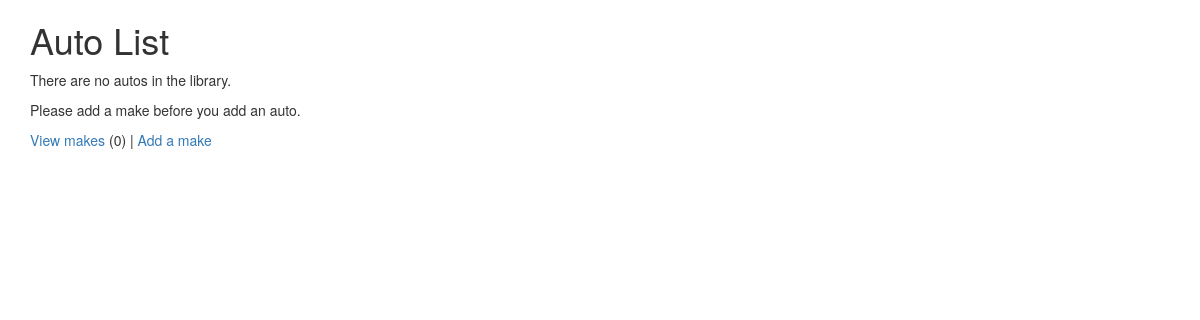
Before: /autos/ (signed in) with the older database file.
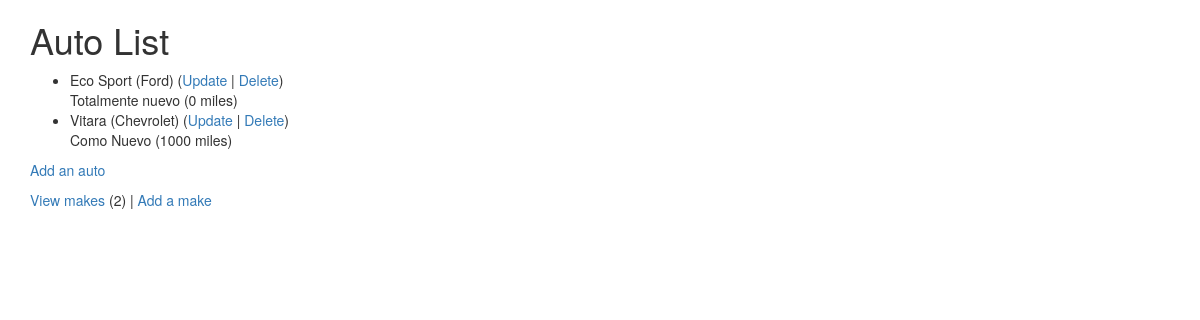
After: the same page with the newer database file.
### autos/models.py (models this page shows, shortened)
class Auto(models.Model):
    nickname = models.CharField(
            max_length=200,
            validators=[MinLengthValidator(2, "Nickname must be greater than 1 character")]
    )
    mileage = models.PositiveIntegerField()
    comments = models.CharField(max_length=300)
    make = models.ForeignKey('Make', on_delete=models.CASCADE, null=False)

class Make(models.Model):
    name = models.CharField(
            max_length=200,
            help_text='Enter a make (e.g. Dodge)',
            validators=[MinLengthValidator(2, "Make must be greater than 1 character")]
    )
    def __str__(self):
        return self.name

### autos/views.py (the view)
# urls.py: path('', views.MainView.as_view(), name='all'),
class MainView(LoginRequiredMixin, View):
    def get(self, request):
        mc = Make.objects.all().count()
        al = Auto.objects.all()
        ctx = {'make_count': mc, 'auto_list': al}
        return render(request, 'autos/auto_list.html', ctx)

### autos/templates/autos/auto_list.html
{% extends "base_bootstrap.html" %}
{% block content %}
  <h1>Auto List</h1>
  {% if auto_list %}
  <ul>
    {% for auto in auto_list %}
      <li>
          {{ auto.nickname }} ({{ auto.make }})
          (<a href="{% url 'autos:auto_update' auto.id %}">Update</a> |
          <a href="{% url 'autos:auto_delete' auto.id %}">Delete</a>) <br/>
          {{ auto.comments }} ({{ auto.mileage }} miles)
      </li>
    {% endfor %}
  </ul>
  {% else %}
    <p>There are no autos in the library.</p>
  {% endif %}
  <p>
    {% if make_count > 0 %}
      <a href="{% url 'autos:auto_create' %}">Add an auto</a>
    {% else %}
      Please add a make before you add an auto.
    {% endif %}
  </p>
  <p>
  <a href="{% url 'autos:make_list' %}">View makes</a> ({{ make_count }}) |
    <a href="{% url 'autos:make_create' %}">Add a make</a>
  </p>
{% endblock %}

Changed rows visible on the page:
added Auto: nickname "Eco Sport", make "Ford", comments "Totalmente nuevo", mileage "0"
added Auto: nickname "Vitara", make "Chevrolet", comments "Como Nuevo", mileage "1000"
Other visible differences:
{{ make_count }}: "0" → "2"
text no longer shown: "There are no autos in the library. Please add a make before you add an auto."
text now shown: "Add an auto"
